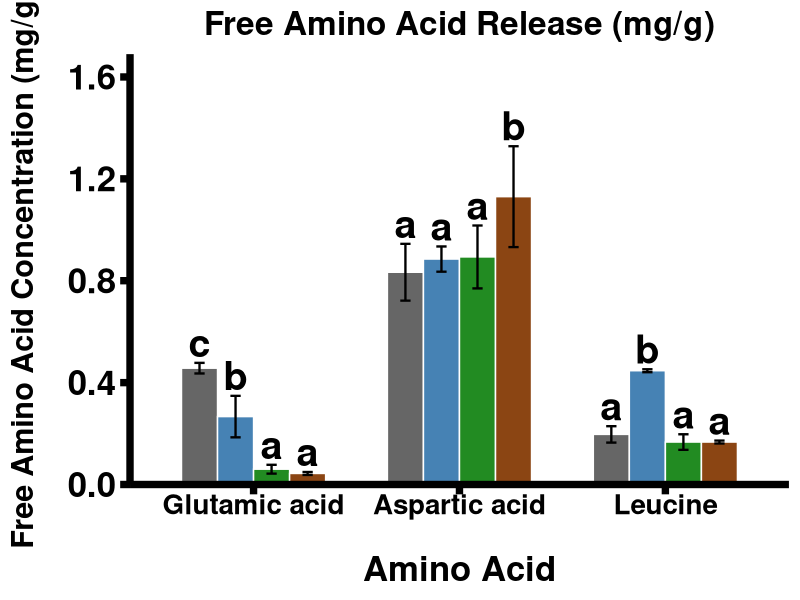
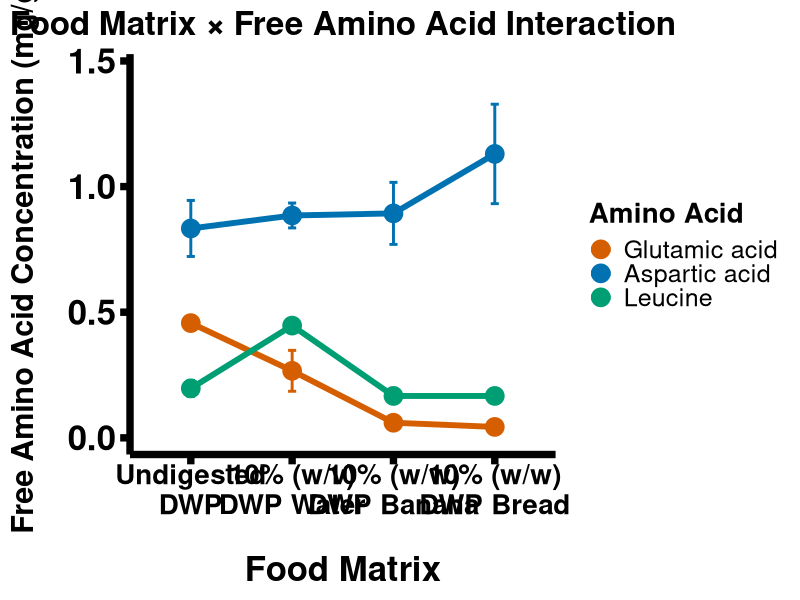

These figures' R source, in order:
#script that:
  
#Creates the dataset
#Runs the two-way ANOVA
#Checks assumptions
#Performs Tukey post hoc
#Generates Tukey letters
#Creates the thesis-standard grouped bar plot
#Creates the thesis-standard interaction plot
# =====================================================================
# FREE AMINO ACID RELEASE
# TWO-WAY ANOVA + TUKEY LETTERS
# THESIS STANDARD FORMAT
# =====================================================================

library(tidyverse)
library(car)
library(emmeans)
library(multcompView)

# =====================================================================
# DATA
# =====================================================================

codes <- c("ND", "W", "Bn", "Br")

labels <- c(
  ND = "Undigested DWP",
  W  = "10% (w/v) DWP Water",
  Bn = "10% (w/w) DWP Banana",
  Br = "10% (w/w) DWP Bread"
)

cols <- c(
  ND = "grey40",
  W  = "steelblue",
  Bn = "forestgreen",
  Br = "saddlebrown"
)

dat <- tribble(
  ~amino_acid, ~treatment, ~r1, ~r2, ~r3,
  
  "Glutamic acid","ND",0.44,0.45,0.48,
  "Glutamic acid","W",0.23,0.21,0.36,
  "Glutamic acid","Bn",0.05,0.05,0.08,
  "Glutamic acid","Br",0.04,0.04,0.05,
  
  "Aspartic acid","ND",0.96,0.75,0.79,
  "Aspartic acid","W",0.85,NA,0.92,
  "Aspartic acid","Bn",0.86,1.03,0.79,
  "Aspartic acid","Br",0.99,NA,1.27,
  
  "Leucine","ND",0.22,0.16,0.21,
  "Leucine","W",0.45,0.45,0.44,
  "Leucine","Bn",0.16,0.20,0.14,
  "Leucine","Br",0.17,0.16,0.17
) %>%
  pivot_longer(
    r1:r3,
    names_to = "rep",
    values_to = "conc"
  ) %>%
  filter(!is.na(conc)) %>%
  mutate(
    amino_acid = factor(
      amino_acid,
      levels = c(
        "Glutamic acid",
        "Aspartic acid",
        "Leucine"
      )
    ),
    treatment = factor(
      treatment,
      levels = codes
    )
  )

# =====================================================================
# TWO-WAY ANOVA
# =====================================================================

fit2 <- aov(
  conc ~ treatment * amino_acid,
  data = dat
)

cat("\n=== TWO-WAY ANOVA ===\n")
print(summary(fit2))

# =====================================================================
# ASSUMPTIONS
# =====================================================================

cat("\n=== SHAPIRO TEST ===\n")
print(shapiro.test(residuals(fit2)))

cat("\n=== LEVENE TEST ===\n")
print(
  leveneTest(
    conc ~ interaction(treatment, amino_acid),
    data = dat
  )
)

# =====================================================================
# TUKEY LETTERS
# =====================================================================

emm <- emmeans(
  fit2,
  ~ treatment | amino_acid
)

letters_df <- multcomp::cld(
  emm,
  adjust = "tukey",
  Letters = letters
) %>%
  as.data.frame()

letters_df$.group <- gsub(
  " ",
  "",
  letters_df$.group
)

# =====================================================================
# SUMMARY DATA
# =====================================================================

plot2 <- dat %>%
  group_by(
    amino_acid,
    treatment
  ) %>%
  summarise(
    mean = mean(conc),
    sd = sd(conc),
    .groups = "drop"
  ) %>%
  left_join(
    letters_df %>%
      dplyr::select(
        amino_acid,
        treatment,
        .group
      ),
    by = c(
      "amino_acid",
      "treatment"
    )
  )

# =====================================================================
# BAR PLOT
# =====================================================================

dodge <- position_dodge(0.7)

p_twoway <- ggplot(
  plot2,
  aes(
    x = amino_acid,
    y = mean,
    fill = treatment
  )
) +
  
  geom_col(
    position = dodge,
    width = 0.7,
    colour = "white"
  ) +
  
  geom_errorbar(
    aes(
      ymin = pmax(mean - sd, 0),
      ymax = mean + sd
    ),
    position = dodge,
    width = 0.2,
    linewidth = 0.8
  ) +
  
  geom_text(
    aes(
      label = .group,
      y = mean + sd + 0.08
    ),
    position = dodge,
    size = 10,
    fontface = "bold"
  ) +
  
  scale_fill_manual(
    values = cols
  ) +
  
  scale_y_continuous(
    expand = expansion(mult = c(0, 0.20))
  ) +
  
  labs(
    title = "Free Amino Acid Release (mg/g)",
    x = "Amino Acid",
    y = "Free Amino Acid Concentration (mg/g)"
  ) +
  
  theme_classic(base_size = 16) +
  
  theme(
    legend.position = "none",
    
    plot.title = element_text(
      size = 24,
      face = "bold",
      hjust = 0.5
    ),
    
    axis.text.x = element_text(
      size = 20,
      face = "bold",
      margin = margin(b = 5),
      colour = "black"
    ),
    
    axis.text.y = element_text(
      size = 25,
      face = "bold",
      colour = "black",
    ),
    
    axis.title.x = element_text(
      size = 25,
      face = "bold",
      margin = margin(t = 20)
    ),
    
    axis.title.y = element_text(
      size = 22,
      face = "bold",
      margin = margin(r = 20)
    ),
    
    axis.line = element_line(
      colour = "black",
      linewidth = 2.5
    ),
    
    axis.ticks = element_line(
      colour = "black",
      linewidth = 2.5
    ),
    
    axis.ticks.length = unit(
      0.25,
      "cm"
    )
  )

print(p_twoway)

## =====================================================================
# INTERACTION PLOT
# =====================================================================

interaction_labels <- c(
  ND = "Undigested\nDWP",
  W  = "10% (w/v)\nDWP Water",
  Bn = "10% (w/w)\nDWP Banana",
  Br = "10% (w/w)\nDWP Bread"
)

interaction_summary <- dat %>%
  group_by(
    amino_acid,
    treatment
  ) %>%
  summarise(
    mean = mean(conc),
    sd = sd(conc),
    .groups = "drop"
  )

p_interaction <- ggplot(
  interaction_summary,
  aes(
    x = treatment,
    y = mean,
    colour = amino_acid,
    group = amino_acid
  )
) +
  
  geom_line(
    linewidth = 2
  ) +
  
  geom_point(
    size = 6
  ) +
  
  geom_errorbar(
    aes(
      ymin = mean - sd,
      ymax = mean + sd
    ),
    width = 0.08,
    linewidth = 1
  ) +
  
  coord_cartesian(
    ylim = c(0, NA)
  ) +
  
  scale_x_discrete(
    labels = interaction_labels
  ) +
  
  scale_colour_manual(
    values = c(
      "Glutamic acid" = "#D55E00",
      "Aspartic acid" = "#0072B2",
      "Leucine"       = "#009E73"
    )
  ) +
  
  scale_y_continuous(
    expand = expansion(mult = c(0.05, 0.15))
  ) +
  
  labs(
    title = "Food Matrix × Free Amino Acid Interaction",
    x = "Food Matrix",
    y = "Free Amino Acid Concentration (mg/g)",
    colour = "Amino Acid"
  ) +
  
  theme_classic(base_size = 16) +
  
  theme(
    
    panel.background = element_rect(
      fill = "white",
      colour = NA
    ),
    
    plot.background = element_rect(
      fill = "white",
      colour = NA
    ),
    
    plot.title = element_text(
      size = 24,
      face = "bold",
      hjust = 0.5
    ),
    
    axis.text.x = element_text(
      size = 20,
      face = "bold",
      margin = margin(b = 5),
      colour = "black"
    ),
    
    axis.text.y = element_text(
      size = 25,
      face = "bold",
      colour = "black"
    ),
    
    axis.title.x = element_text(
      size = 25,
      face = "bold",
      margin = margin(t = 20)
    ),
    
    axis.title.y = element_text(
      size = 22,
      face = "bold" , 
      margin = margin(r = 20)
    ),
    
    legend.title = element_text(
      size = 20,
      face = "bold"
    ),
    
    legend.text = element_text(
      size = 18
    ),
    
    axis.line = element_line(
      colour = "black",
      linewidth = 2.5
    ),
    
    axis.ticks = element_line(
      colour = "black",
      linewidth = 2.5
    ),
    
    axis.ticks.length = unit(
      0.25,
      "cm"
    ),
    
    panel.grid.major = element_blank(),
    panel.grid.minor = element_blank()
  )

print(p_interaction)
